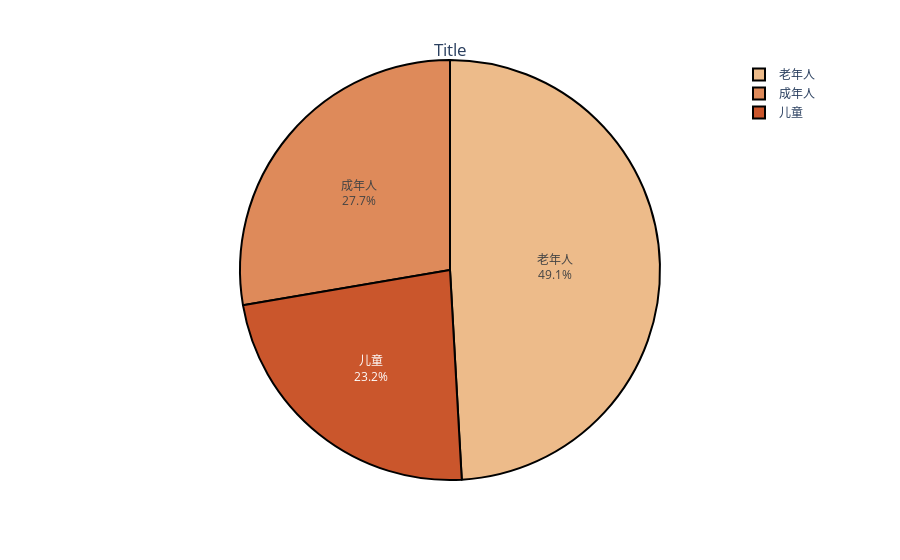

Notebook source saved alongside this figure:
### Code cell
# 饼图-plotly
total = df.groupby(by = '分组')['数据'].sum().reset_index()
fig = px.pie(total,
        names = '分组',
        values = '数据',
        hole = 0, # 设置中空半径
        )



fig.update_layout(
    title = {"text" : 'Title',
                "x" : 0.5,
                "xanchor" : "center",
                "y" : 0.9,
                "yanchor" : "bottom"},
    font = {"size" : 12},# 标题字体大小
    legend = {"x" : 1,
                "y" : 1,
                "xanchor" : "right",
                "yanchor" : "top"},
    uniformtext_minsize = 8, # 文本信息最小大小
    uniformtext_mode = "hide", # 文本信息显示模式
)



fig.update_traces(
    textposition = 'inside', # 文本显示位置：[outside, inside, auto, none]
    textinfo = 'percent+label', # 文本显示格式：[none, label, value, text, percent, name, current, current+label, current+value, current+text, label+percent, value+percent, text+percent, label+value, label+text, value+text, label+name, value+name, text+name, percent+value, percent+text, label+value+percent, label+percent+value, value+text+percent, label+text+percent, label+value+text, label+text+value, value+name+percent, value+percent+name, percent+name+value, percent+value+name, name+value, name+text, name+percent, name+label, percent+label, percent+name]
    insidetextorientation = 'horizontal', # 文本显示方向：[horizontal, radial,tangential, auto]
    textfont = {"size" : 12}, # 标签文本字体大小
    hoverinfo = 'label+percent', # 鼠标悬停显示格式：[none, label, value, text, percent, name, current, current+label, current+value, current+text, label+percent, value+percent, text+percent, label+value, label+text, value+text, label+name, value+name, text+name, percent+value, percent+text, label+value+percent, label+percent+value, value+text+percent, label+text+percent, label+value+text, label+text+value, value+name+percent, value+percent+name, percent+name+value, percent+value+name, name+value, name+text, name+percent, name+label, percent+label, percent+name]
    marker = dict(
        line = dict(color = '#000000', width = 2),# 标签边框颜色 
                colors = px.colors.diverging.Geyser_r, # 标签颜色
                ),

)
fig.show()

### Figure 1 — Plotly figure (JSON) as saved in the notebook; plotly's stock layout.template omitted (floating-point values rounded to 4 significant figures)
{"data": [{"domain": {"x": [0, 1], "y": [0, 1]}, "hole": 0, "hoverinfo": "label+percent", "hovertemplate": "分组=%{label}<br>数据=%{value}<extra></extra>", "insidetextorientation": "horizontal", "labels": ["儿童", "成年人", "老年人"], "legendgroup": "", "marker": {"colors": ["rgb(202, 86, 44)", "rgb(222, 138, 90)", "rgb(237, 187, 138)", "rgb(246, 237, 189)", "rgb(180, 200, 168)", "rgb(112, 164, 148)", "rgb(0, 128, 128)"], "line": {"color": "#000000", "width": 2}}, "name": "", "showlegend": true, "textfont": {"size": 12}, "textinfo": "percent+label", "textposition": "inside", "type": "pie", "values": [26, 31, 55]}], "layout": {"font": {"size": 12}, "legend": {"tracegroupgap": 0, "x": 1, "xanchor": "right", "y": 1, "yanchor": "top"}, "margin": {"t": 60}, "title": {"text": "Title", "x": 0.5, "xanchor": "center", "y": 0.9, "yanchor": "bottom"}, "uniformtext": {"minsize": 8, "mode": "hide"}}}
